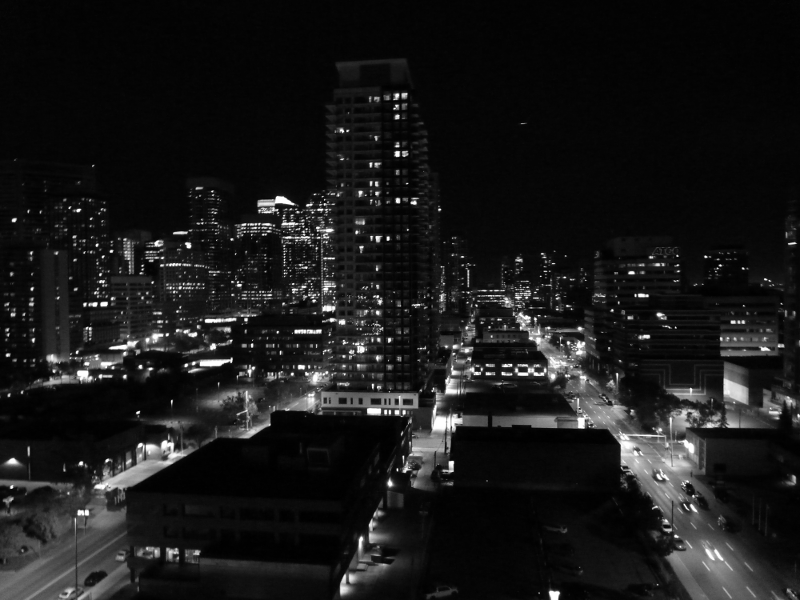
#> input picture image processing/04/bildverbesserung/bild1.png, 800 x 600 px
$ python Aufgabe1.py
#> lines starting #> are read from the running program, lines starting #| are printed output that depends on the picture
#!/usr/bin/env python3
# -*- coding: utf-8 -*-

import skimage.io as ski
import numpy as np
import matplotlib.pyplot as plt

town = ski.imread("./bildverbesserung/bild1.png")
#> town is the input picture: shape (600, 800); min 0, max 255, mean 25.4
water = ski.imread("./bildverbesserung/bild2.png")
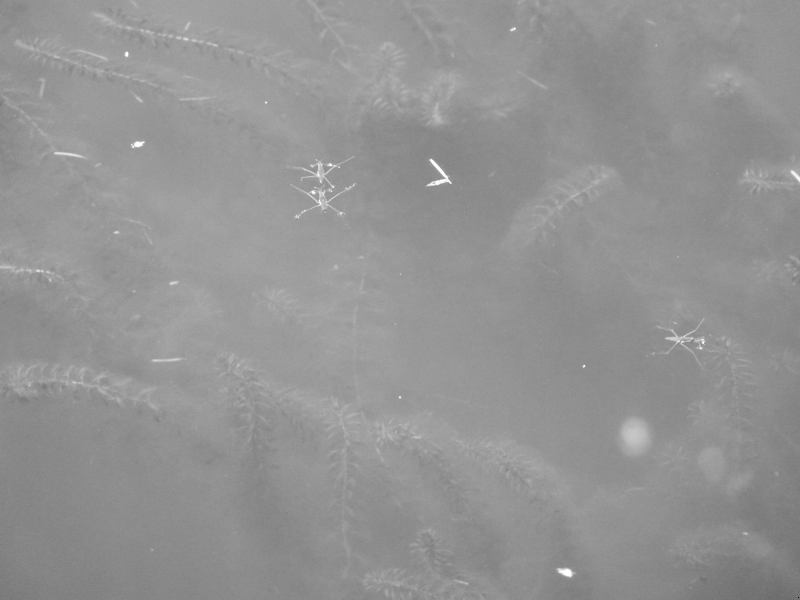
#> input picture image processing/04/bildverbesserung/bild2.png, 800 x 600 px
#> water is the input picture: shape (600, 800); min 6, max 255, mean 147.6
land = ski.imread("./bildverbesserung/bild3.png")
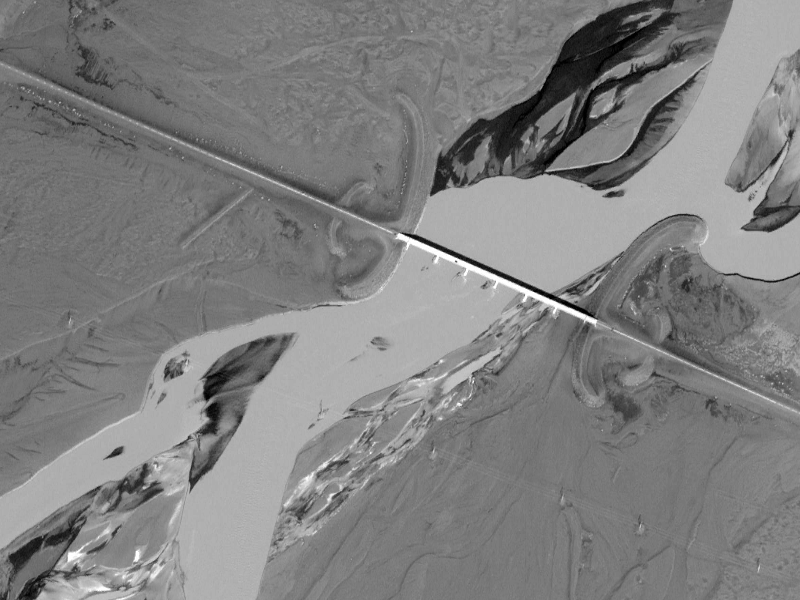
#> input picture image processing/04/bildverbesserung/bild3.png, 800 x 600 px
#> land is the input picture: shape (600, 800); min 0, max 255, mean 127.8

def scale(img):
    img = img - np.min(img)
    img = (255/np.max(img))*(img-np.min(img))
    return img

def show(img, title = ""):
    plt.title(title)
    plt.imshow(img,cmap="gray",vmin=np.min(img),vmax=np.max(img))
    plt.show()


#1.Verbessert den Sichtbarkeit des Gebäudes unten links in Abbildung 1a
#  und ermittelt, wie viele Fenster die vordere Front des Gebäudes im obersten
#  Stockwerk hat. Der Bildbereich ist in Abbildung 1a grob markiert.

def myClip(img):
    res = np.maximum(img,0)
    res = np.minimum(res,255)
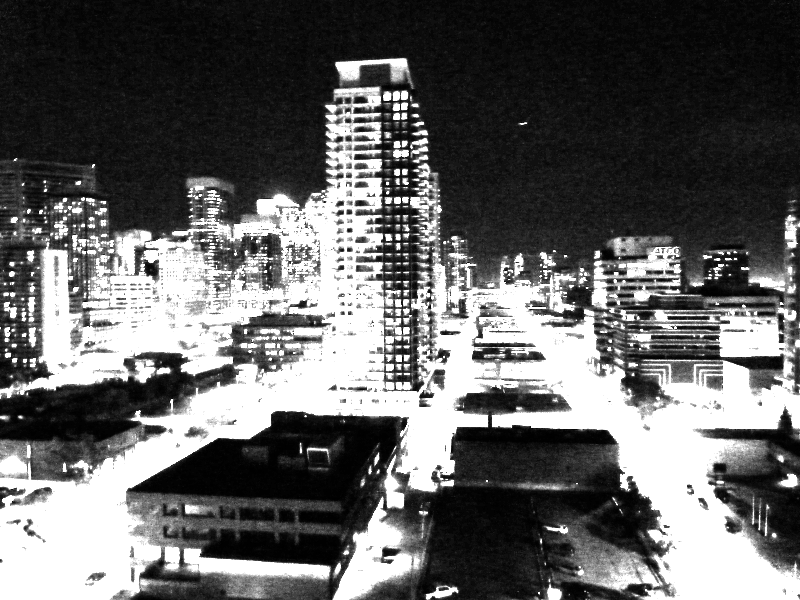
#> res: shape (600, 800) float64; min 0, max 255, mean 100.2
    return res

def powerLaw(img, c=1, y=1):
    res = np.power(img, y)
    res = res * c
    res = myClip(res)
    return res

#Kontrastverschiebung
show(town, "Unbearbeitet")
town2 = powerLaw(town, 1.0, 1.75)
show(town2, "powerLaw c=1.0 y=1.75")
#=> Das oberste Stockwerk hat 6 Fenster, 3 kleine und 3 doppelte Fenster


#2.Sorgt dafür, dass sich die Insekten und die Wasserpflanzen in
#  Abbildung 1b besser vom milchigen Wasser abheben.

def cut(img, min=0, max=255):
#> called with min = 140, max = 190
    res = np.minimum(img, max)
    res = np.maximum(res, min)
    return res

#Unnötigen Farbbereich löschen
show(water, "Unbearbeitet")
water2 = cut(water,min=140,max=190)
show(water2,"Wertebereich 140-190")
#> call 2 of cut, with min = 160, max = 170
#> in cut (call 2), `res = np.maximum(res, min)`:
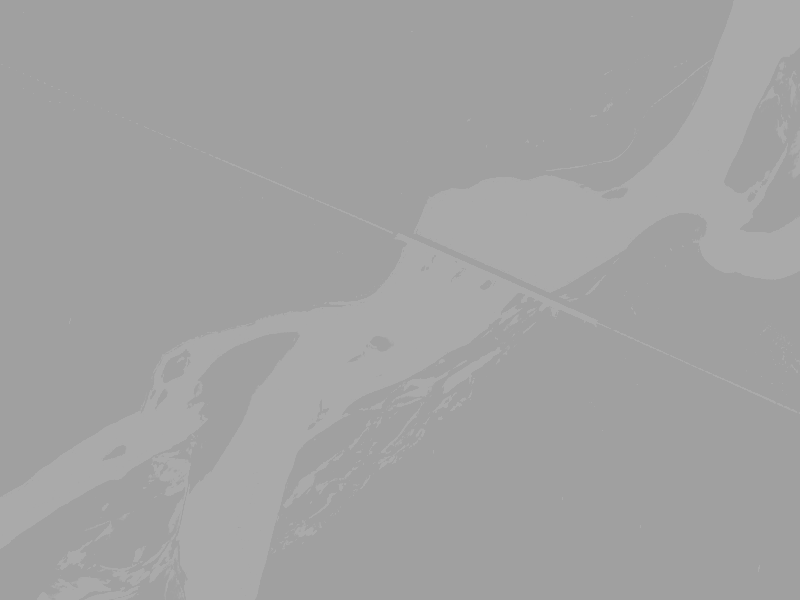
#> res: shape (600, 800); min 160, max 170, mean 162.1


#3.Verändert das Bild in Abbildung 1c so, dass in etwa der Bereich
#  des Flusses (von oben rechts nach unten links) schwarz ist und
#  der Rest des Bildes seine Graufärbung behält. Einzelne andere
#  Pixel können ebenfalls verfärbt werden. Kein perfektes Ergebniss!

def negate(img):
    res = np.multiply(img, np.full(img.shape, -1))
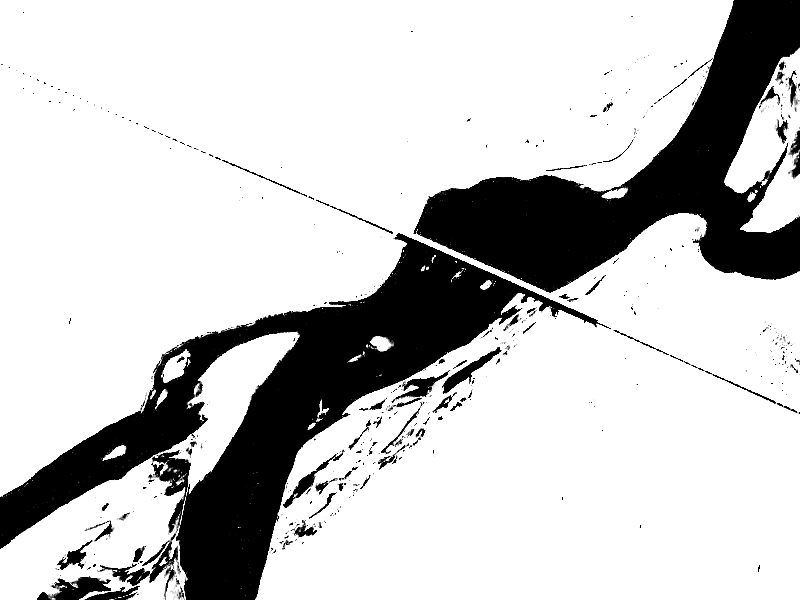
#> res: shape (600, 800) int64; min -170, max -160, mean -162.1; drawn with min black and max white
    return scale(res)
#> in scale, `img = img - np.min(img)`:
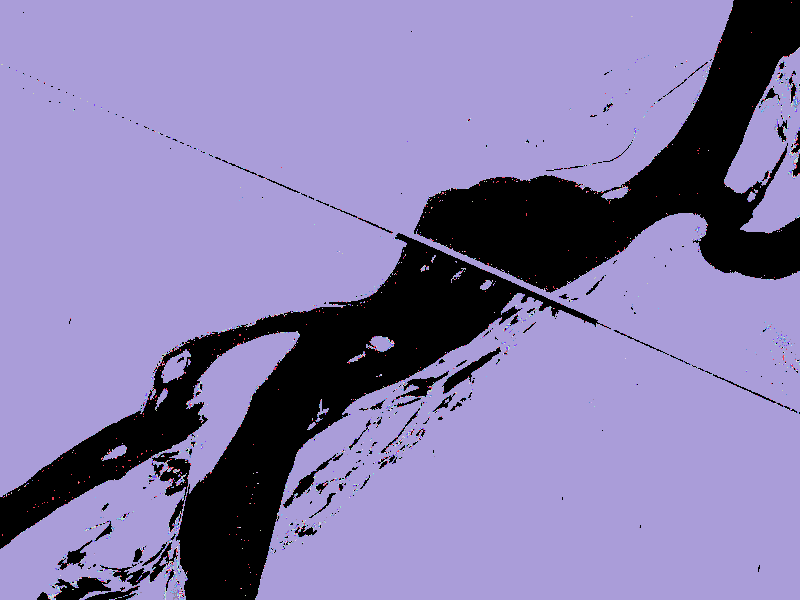
#> img: shape (600, 800) int64; 11 distinct labels, from 0 to 10; one colour per label, 0 black

#Maske * Original
show(land, "Unbearbeitet")
mask = negate(cut(land,min=160,max=170))
#show(mask)
land2 = scale(np.multiply(land, mask))
#> in scale (call 2), `img = img - np.min(img)`:
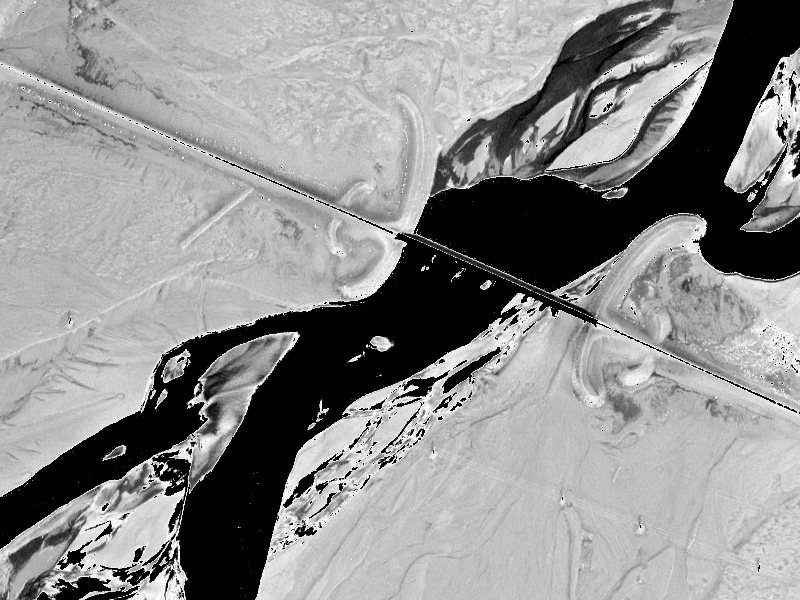
#> img: shape (600, 800) float64; min 0, max 40800, mean 22968.2; drawn with min black and max white
show(land2, "Water BlackMasked")
